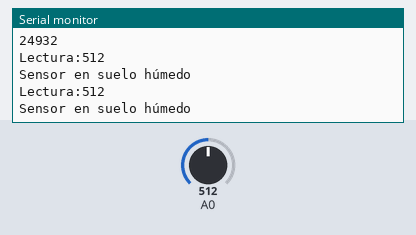
Bench run of a sketch on a simulated Arduino Uno, built with avr-gcc and run on an emulated ATmega328P. Parts: the last lines printed to the serial monitor. Inputs (shaded band) come from the test bench; at power-on: A0 = 512.

Above: at 1.8 s.
1.9 s: A0 set to 686
At 2.8 s:
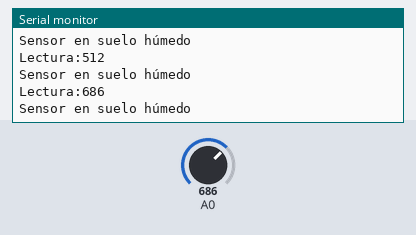
3.4 s: A0 set to 709
At 4.8 s:
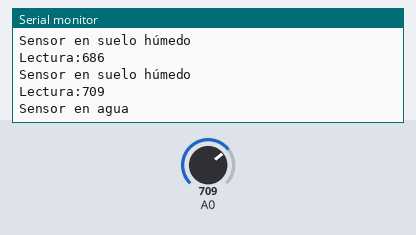
Timing chart, 0 to 6.4 s (numbered marks = the images above; inputs shaded):
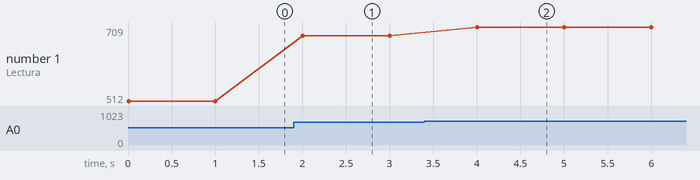

The sketch:

Sensor_de_humedad.ino
```cpp
void setup() {
    //Paso 1 Se establecen los 9300 baudios del monitor serie y un mensaje de inicio de lectura
    Serial.begin(9600);
    Serial.println('Sensor de humedad');
}

void loop() {
    //Paso 2 Lee el valor del sensor en el pin A0 y lo almacena en la variable humidity
    int humidity = analogRead(A0);
    Serial.print("Lectura:"); //Muestra el valor de la humedad en el monitor serie.
    Serial.println(humidity);


    //Paso 3 Se comparan los valores de humedad y se establecen umbrales para suelo seco, humeda y agua.
    if(humidity >= 0 && humidity <= 300){
        Serial.println("Sensor en suelo seco");
    } else if(humidity > 301 && humidity <= 700){
        Serial.println("Sensor en suelo húmedo");
    }else if(humidity >= 701){
        Serial.println("Sensor en agua");
    }
    delay(1000);
}
```

Measured:
- the behaviour switches between 700 and 701 on A0 (found by bisection; images 1 and 2)
- after the input at 1.9 s, the serial monitor: prints a new line after 0.10 s (image 1)
- after the input at 3.4 s, the serial monitor: prints a new line after 0.60 s (image 2)
- plotted number 1: 512 → 686 after the input at 1.9 s, 686 → 709 after the input at 3.4 s
